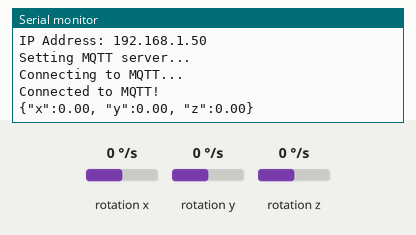
Simulated run of this sketch. Board: Arduino Nano 33 IoT. On the bench: the last lines printed to the serial monitor. The test bench sets the inputs (shaded band); at power-on: rotation x 0 °/s, rotation y 0 °/s, rotation z 0 °/s. WiFi joins after 1.5 s; servers stay silent unless stated; no MQTT or app messages arrive unless stated.

Above: at 4.7 s.
4.8 s: rotation x set to -192 °/s
At 8.9 s:
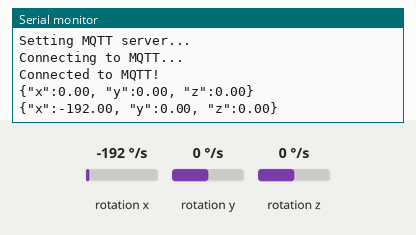
10.4 s: rotation y set to -192 °/s
At 14.0 s:
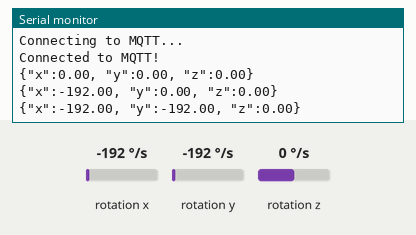
16.0 s: rotation z set to -192 °/s
At 19.1 s:
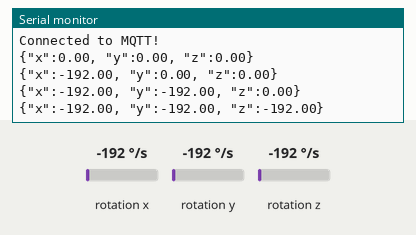

Measured:
- after the input at 4.8 s, the serial monitor: prints a new line after 3.8 s (image 1)
- after the input at 10.4 s, the serial monitor: prints a new line after 3.2 s (image 2)
- after the input at 16.0 s, the serial monitor: prints a new line after 2.6 s (image 3)

The sketch:

sketch_mar16a.ino
```cpp
#include <WiFiNINA.h>
#include <PubSubClient.h>
#include <Arduino_LSM6DS3.h>

// WiFi credentials
const char* ssid = "A";
const char* password = "qwertyui";

// HiveMQ MQTT credentials
const char* mqttServer = "2ae91cd025004b64a3e1e8bc34e2e515.s1.eu.hivemq.cloud";
const int mqttPort = 8883;
const char* mqttUser = "hivemq.webclient.1742209010474";
const char* mqttPassword = "16xi25EvfFWMO?%B>d;q";
const char* mqttTopic = "gyroscope_data";


WiFiSSLClient wifiClient;
PubSubClient client(wifiClient);

void connectToWiFi() {
    Serial.print("Connecting to WiFi: ");
    Serial.println(ssid);
    WiFi.begin(ssid, password);

    int attempts = 0;
    while (WiFi.status() != WL_CONNECTED) {
        attempts++;
        Serial.print(".");
        delay(1000);
        if (attempts > 20) {
            Serial.println("\nFailed to connect to WiFi. Retrying...");
            delay(5000);
            return;
        }
    }
    Serial.println("\nConnected to WiFi!");
    Serial.print("IP Address: ");
    Serial.println(WiFi.localIP());
}

void connectToMQTT() {
    if (!client.connected()) {
        Serial.println("Setting MQTT server...");
        client.setServer(mqttServer, mqttPort);

        Serial.println("Connecting to MQTT...");
        if (client.connect("ArduinoClient", mqttUser, mqttPassword)) {
            Serial.println("Connected to MQTT!");
        } else {
            Serial.print("MQTT connection failed. Error Code: ");
            Serial.println(client.state());
            Serial.println("Retrying in 5 seconds...");
            delay(5000);
        }
    }
}

void setup() {
    Serial.begin(115200);
    delay(2000);

    connectToWiFi();
    connectToMQTT();

    if (!IMU.begin()) {
        Serial.println("Failed to initialize IMU!");
        while (1);
    }
}

void loop() {
    if (WiFi.status() != WL_CONNECTED) {
        Serial.println("WiFi disconnected! Trying to reconnect...");
        connectToWiFi();
    }

    connectToMQTT();
    client.loop();

    float x, y, z;
    if (IMU.gyroscopeAvailable()) {
        IMU.readGyroscope(x, y, z);

        char payload[100];
        sprintf(payload, "{\"x\":%.2f, \"y\":%.2f, \"z\":%.2f}", x, y, z);
        client.publish(mqttTopic, payload);

        Serial.println(payload);
    }

    delay(5000);
}
```
